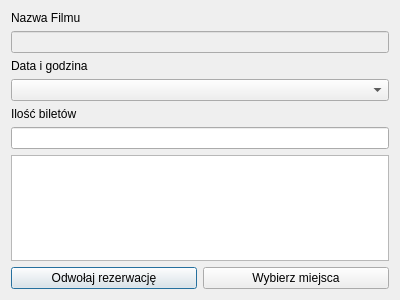
<?xml version="1.0" encoding="UTF-8"?>
<ui version="4.0">
 <class>modifyRezervation</class>
 <widget class="QDialog" name="modifyRezervation">
  <property name="geometry">
   <rect>
    <x>0</x>
    <y>0</y>
    <width>400</width>
    <height>300</height>
   </rect>
  </property>
  <property name="windowTitle">
   <string>Dialog</string>
  </property>
  <layout class="QVBoxLayout" name="verticalLayout">
   <item>
    <widget class="QLabel" name="label">
     <property name="text">
      <string>Nazwa Filmu</string>
     </property>
    </widget>
   </item>
   <item>
    <widget class="QLineEdit" name="movieNameLE">
     <property name="enabled">
      <bool>false</bool>
     </property>
    </widget>
   </item>
   <item>
    <widget class="QLabel" name="label_2">
     <property name="text">
      <string>Data i godzina</string>
     </property>
    </widget>
   </item>
   <item>
    <widget class="QComboBox" name="timeandDateCB"/>
   </item>
   <item>
    <widget class="QLabel" name="label_3">
     <property name="text">
      <string>Ilość biletów</string>
     </property>
    </widget>
   </item>
   <item>
    <widget class="QLineEdit" name="ticketLE"/>
   </item>
   <item>
    <widget class="QTextBrowser" name="text"/>
   </item>
   <item>
    <layout class="QHBoxLayout" name="horizontalLayout">
     <item>
      <widget class="QPushButton" name="pushButton_2">
       <property name="text">
        <string>Odwołaj rezerwację</string>
       </property>
      </widget>
     </item>
     <item>
      <widget class="QPushButton" name="pushButton">
       <property name="text">
        <string>Wybierz miejsca</string>
       </property>
      </widget>
     </item>
    </layout>
   </item>
  </layout>
 </widget>
 <resources/>
 <connections/>
</ui>
